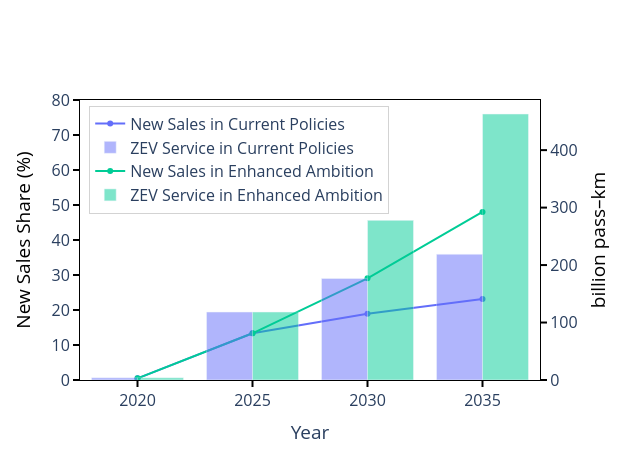

Source (notebook cell):
### Code cell
# ----------------------------
# Passenger figure
# ----------------------------
fig_passenger = go.Figure()
for scen in SCENARIOS:
    add_dual_series(
        fig_passenger,
        df_pass_agg[df_pass_agg["scenario"] == scen],
        UNITS_PASSENGER,
        scenario=scen,
        left_name="New Sales",
        right_name="ZEV Service"
    )
base_layout(fig_passenger, y2_title="billion pass–km", width=620, height=460, legend_pos="h")
pio.write_image(fig_passenger, "./fig/pass.png", width=620, height=460, scale=2)

fig_passenger.update_layout(
    yaxis=dict(
        title=dict(text="New Sales Share (%)", font=dict(color="black")),
        range=[0, 80],  # <- yaxis1 범위 지정
        showticklabels=True,
        ticks="outside",
        ticklen=6, tickwidth=2, tickcolor="black",
        showline=True, linecolor="black", linewidth=1,
        dtick=10, mirror=True
    ),
    yaxis2=dict(
        title=dict(text="billion pass–km", font=dict(color="black")),
        tickcolor="black", ticklen=6, tickwidth=2, ticks="outside",
        overlaying="y", side="right",
        showline=True, linecolor="black", linewidth=1
    ),
    legend=dict(
        x=0.02,       # 왼쪽 여백 (0=완전 왼쪽)
        y=0.98,       # 위쪽 여백 (1=완전 위)
        xanchor="left",
        yanchor="top",
        bgcolor="rgba(255,255,255,0.6)",
        bordercolor="lightgray",
        borderwidth=1,
        orientation="v"  # 세로 정렬
    )
)
fig_passenger.show()

### Figure 1 — Plotly figure (JSON) as saved in the notebook; plotly's stock layout.template omitted (floating-point values rounded to 4 significant figures)
{"data": [{"line": {"color": "#636EFA"}, "mode": "lines+markers", "name": "New Sales in Current Policies", "type": "scatter", "x": [2020, 2025, 2030, 2035], "y": [0.4808, 13.35, 18.91, 23.16], "yaxis": "y"}, {"marker": {"color": "#636EFA"}, "name": "ZEV Service in Current Policies", "opacity": 0.5, "type": "bar", "x": [2020, 2025, 2030, 2035], "y": [3.982, 118.3, 176.7, 218.9], "yaxis": "y2"}, {"line": {"color": "#00CC96"}, "mode": "lines+markers", "name": "New Sales in Enhanced Ambition", "type": "scatter", "x": [2020, 2025, 2030, 2035], "y": [0.4808, 13.35, 29.06, 48.03], "yaxis": "y"}, {"marker": {"color": "#00CC96"}, "name": "ZEV Service in Enhanced Ambition", "opacity": 0.5, "type": "bar", "x": [2020, 2025, 2030, 2035], "y": [3.982, 118.3, 277.8, 462.9], "yaxis": "y2"}], "layout": {"barmode": "group", "font": {"size": 16}, "height": 460, "legend": {"bgcolor": "rgba(255,255,255,0.6)", "bordercolor": "lightgray", "borderwidth": 1, "orientation": "v", "x": 0.02, "xanchor": "left", "y": 0.98, "yanchor": "top"}, "paper_bgcolor": "white", "plot_bgcolor": "white", "width": 620, "xaxis": {"linecolor": "black", "linewidth": 1, "mirror": true, "showline": true, "showticklabels": true, "tickcolor": "black", "ticklen": 6, "ticks": "outside", "tickwidth": 2, "title": {"text": "Year"}}, "yaxis": {"dtick": 10, "linecolor": "black", "linewidth": 1, "mirror": true, "range": [0, 80], "showline": true, "showticklabels": true, "tickcolor": "black", "ticklen": 6, "ticks": "outside", "tickwidth": 2, "title": {"font": {"color": "black"}, "text": "New Sales Share (%)"}}, "yaxis2": {"linecolor": "black", "linewidth": 1, "overlaying": "y", "showline": true, "side": "right", "tickcolor": "black", "ticklen": 6, "ticks": "outside", "tickwidth": 2, "title": {"font": {"color": "black"}, "text": "billion pass–km"}}}}
